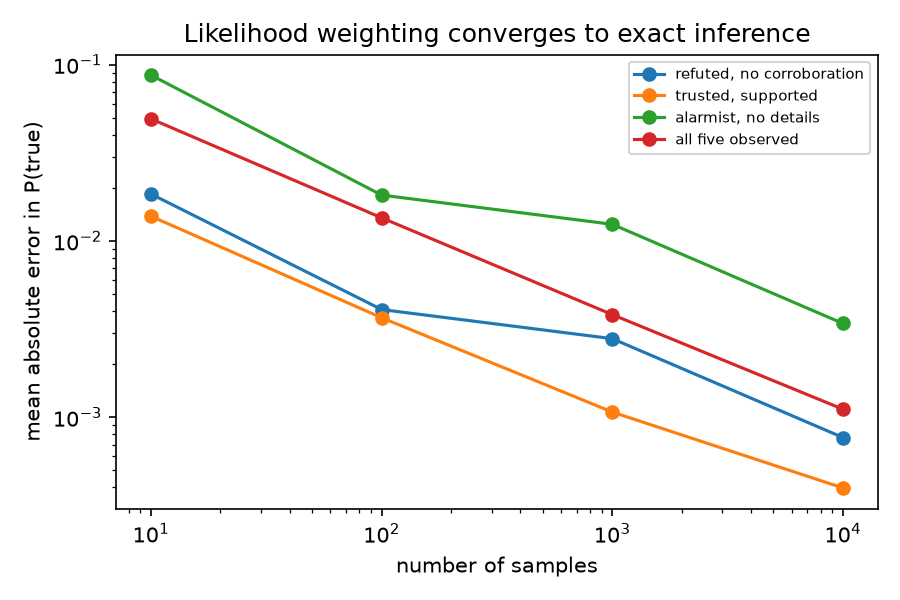

Source code (Python):
"""Likelihood weighting vs exact inference: |approx - exact| P(true) against sample count.

python -m eval.convergence [--out eval/convergence.png]
"""

import argparse
from pathlib import Path

import matplotlib

matplotlib.use("Agg")
import matplotlib.pyplot as plt  # noqa: E402

from verity.bn import infer, sample  # noqa: E402
from verity.config import get_settings  # noqa: E402
from verity.schemas import PartialEvidence  # noqa: E402

SAMPLE_COUNTS = [10, 100, 1000, 10000]
REPEATS = 20  # seeds averaged per sample count, so the trend is not one lucky draw

EXAMPLES: dict[str, PartialEvidence] = {
    "refuted, no corroboration": PartialEvidence(fact_check="refuted", corroboration="no"),
    "trusted, supported": PartialEvidence(source_cred="trusted", fact_check="supported"),
    "alarmist, no details": PartialEvidence(sensational="high", specifics="no"),
    "all five observed": PartialEvidence(
        source_cred="unknown",
        fact_check="none",
        corroboration="yes",
        sensational="low",
        specifics="yes",
    ),
}


def error_table() -> dict[str, list[float]]:
    seed = get_settings().random_seed
    table: dict[str, list[float]] = {}
    for name, ev in EXAMPLES.items():
        exact = infer(ev).p_true
        table[name] = [
            sum(abs(sample(ev, n, seed + r).p_true - exact) for r in range(REPEATS)) / REPEATS
            for n in SAMPLE_COUNTS
        ]
    return table


def main(argv: list[str] | None = None) -> int:
    ap = argparse.ArgumentParser(description=__doc__)
    ap.add_argument("--out", type=Path, default=Path("eval/convergence.png"))
    args = ap.parse_args(argv)
    table = error_table()
    print("mean |approx - exact| P(true), over", REPEATS, "seeds")
    print("example".ljust(28), *[f"n={n}".rjust(9) for n in SAMPLE_COUNTS])
    fig, ax = plt.subplots(figsize=(6, 4))
    for name, errs in table.items():
        print(name.ljust(28), *[f"{e:9.5f}" for e in errs])
        ax.plot(SAMPLE_COUNTS, errs, marker="o", label=name)
    ax.set_xscale("log")
    ax.set_yscale("log")
    ax.set_xlabel("number of samples")
    ax.set_ylabel("mean absolute error in P(true)")
    ax.set_title("Likelihood weighting converges to exact inference")
    ax.legend(fontsize=7)
    fig.tight_layout()
    args.out.parent.mkdir(parents=True, exist_ok=True)
    fig.savefig(args.out, dpi=150)
    print("saved", args.out)
    return 0


if __name__ == "__main__":
    raise SystemExit(main())
